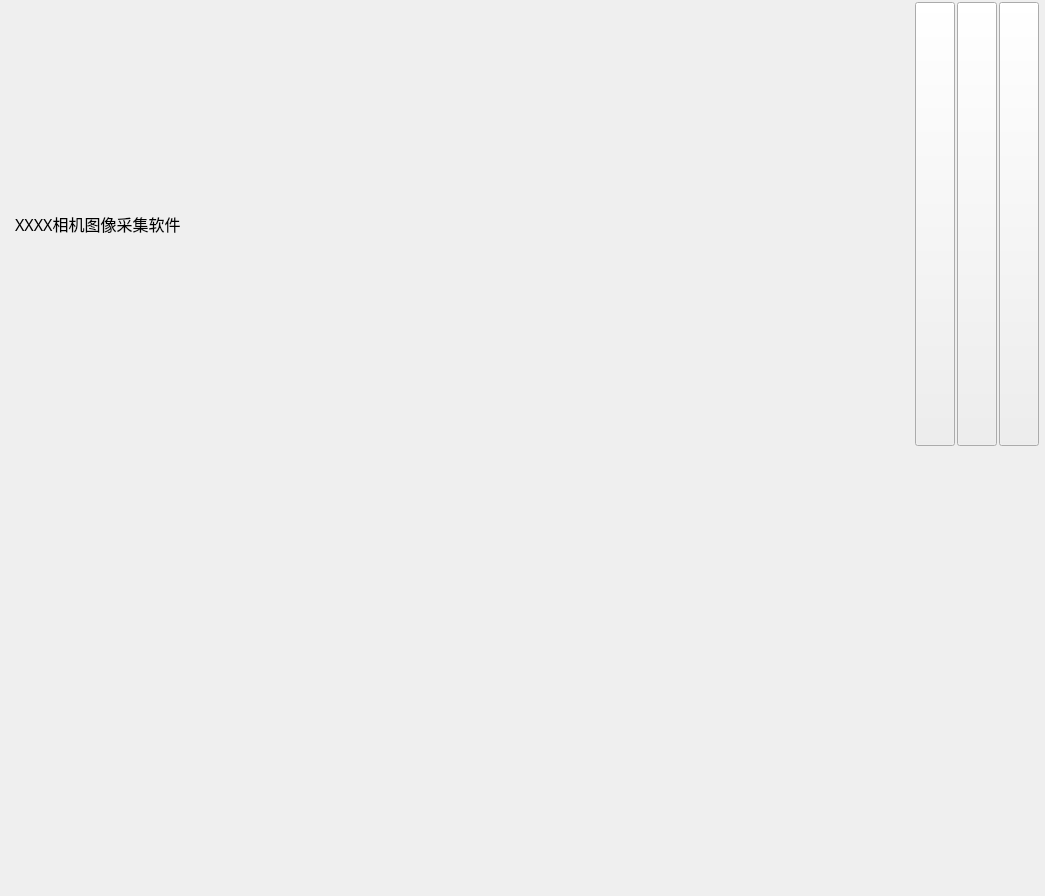
<?xml version="1.0" encoding="UTF-8"?>
<ui version="4.0">
 <class>QQuickViewClass</class>
 <widget class="QMainWindow" name="QQuickViewClass">
  <property name="geometry">
   <rect>
    <x>0</x>
    <y>0</y>
    <width>1045</width>
    <height>896</height>
   </rect>
  </property>
  <property name="windowTitle">
   <string>QQuickView</string>
  </property>
  <widget class="QWidget" name="centralWidget">
   <layout class="QVBoxLayout" name="verticalLayout">
    <property name="spacing">
     <number>2</number>
    </property>
    <property name="leftMargin">
     <number>0</number>
    </property>
    <property name="topMargin">
     <number>0</number>
    </property>
    <property name="rightMargin">
     <number>0</number>
    </property>
    <property name="bottomMargin">
     <number>0</number>
    </property>
    <item>
     <widget class="QWidget" name="topWidget" native="true">
      <property name="sizePolicy">
       <sizepolicy hsizetype="Preferred" vsizetype="Preferred">
        <horstretch>0</horstretch>
        <verstretch>0</verstretch>
       </sizepolicy>
      </property>
      <property name="minimumSize">
       <size>
        <width>0</width>
        <height>29</height>
       </size>
      </property>
      <property name="maximumSize">
       <size>
        <width>16777215</width>
        <height>16777215</height>
       </size>
      </property>
      <property name="styleSheet">
       <string notr="true"/>
      </property>
      <layout class="QHBoxLayout" name="horizontalLayout">
       <property name="spacing">
        <number>2</number>
       </property>
       <property name="leftMargin">
        <number>6</number>
       </property>
       <property name="topMargin">
        <number>2</number>
       </property>
       <property name="rightMargin">
        <number>6</number>
       </property>
       <property name="bottomMargin">
        <number>1</number>
       </property>
       <item>
        <widget class="QLabel" name="label_2">
         <property name="sizePolicy">
          <sizepolicy hsizetype="Preferred" vsizetype="Preferred">
           <horstretch>0</horstretch>
           <verstretch>0</verstretch>
          </sizepolicy>
         </property>
         <property name="maximumSize">
          <size>
           <width>34</width>
           <height>34</height>
          </size>
         </property>
         <property name="baseSize">
          <size>
           <width>24</width>
           <height>24</height>
          </size>
         </property>
         <property name="text">
          <string/>
         </property>
         <property name="pixmap">
          <pixmap resource="Resource.qrc">:/image/View/image/camera.png</pixmap>
         </property>
         <property name="scaledContents">
          <bool>true</bool>
         </property>
         <property name="alignment">
          <set>Qt::AlignCenter</set>
         </property>
        </widget>
       </item>
       <item>
        <widget class="QLabel" name="titleLabel">
         <property name="sizePolicy">
          <sizepolicy hsizetype="Preferred" vsizetype="Preferred">
           <horstretch>0</horstretch>
           <verstretch>0</verstretch>
          </sizepolicy>
         </property>
         <property name="font">
          <font>
           <family>微软雅黑</family>
           <pointsize>12</pointsize>
          </font>
         </property>
         <property name="autoFillBackground">
          <bool>false</bool>
         </property>
         <property name="text">
          <string>XXXX相机图像采集软件</string>
         </property>
         <property name="wordWrap">
          <bool>false</bool>
         </property>
        </widget>
       </item>
       <item>
        <spacer name="horizontalSpacer">
         <property name="orientation">
          <enum>Qt::Horizontal</enum>
         </property>
         <property name="sizeHint" stdset="0">
          <size>
           <width>0</width>
           <height>0</height>
          </size>
         </property>
        </spacer>
       </item>
       <item>
        <widget class="QPushButton" name="minButton">
         <property name="sizePolicy">
          <sizepolicy hsizetype="Preferred" vsizetype="Preferred">
           <horstretch>0</horstretch>
           <verstretch>0</verstretch>
          </sizepolicy>
         </property>
         <property name="text">
          <string/>
         </property>
         <property name="iconSize">
          <size>
           <width>34</width>
           <height>34</height>
          </size>
         </property>
        </widget>
       </item>
       <item>
        <widget class="QPushButton" name="maxButton">
         <property name="sizePolicy">
          <sizepolicy hsizetype="Preferred" vsizetype="Preferred">
           <horstretch>0</horstretch>
           <verstretch>0</verstretch>
          </sizepolicy>
         </property>
         <property name="baseSize">
          <size>
           <width>0</width>
           <height>0</height>
          </size>
         </property>
         <property name="text">
          <string/>
         </property>
         <property name="iconSize">
          <size>
           <width>34</width>
           <height>34</height>
          </size>
         </property>
         <property name="autoRepeat">
          <bool>false</bool>
         </property>
        </widget>
       </item>
       <item>
        <widget class="QPushButton" name="closeButton">
         <property name="sizePolicy">
          <sizepolicy hsizetype="Preferred" vsizetype="Preferred">
           <horstretch>0</horstretch>
           <verstretch>0</verstretch>
          </sizepolicy>
         </property>
         <property name="text">
          <string/>
         </property>
         <property name="iconSize">
          <size>
           <width>34</width>
           <height>34</height>
          </size>
         </property>
         <property name="autoRepeat">
          <bool>false</bool>
         </property>
         <property name="autoExclusive">
          <bool>false</bool>
         </property>
        </widget>
       </item>
      </layout>
     </widget>
    </item>
    <item>
     <widget class="MainWindow" name="widget" native="true">
      <property name="sizePolicy">
       <sizepolicy hsizetype="Preferred" vsizetype="Preferred">
        <horstretch>0</horstretch>
        <verstretch>0</verstretch>
       </sizepolicy>
      </property>
     </widget>
    </item>
   </layout>
  </widget>
 </widget>
 <layoutdefault spacing="6" margin="11"/>
 <customwidgets>
  <customwidget>
   <class>MainWindow</class>
   <extends>QWidget</extends>
   <header>mainwindow.h</header>
   <container>1</container>
  </customwidget>
 </customwidgets>
 <resources>
  <include location="QQuickView.qrc"/>
  <include location="../../../HRC10000/SRC/QCapture/QCapture/resources.qrc"/>
  <include location="Resource.qrc"/>
  <include location="../HRC10000/SRC/QCapture/QCapture/resources.qrc"/>
  <include location="../../HRC10000/SRC/QCapture/QCapture/resources.qrc"/>
 </resources>
 <connections/>
</ui>
